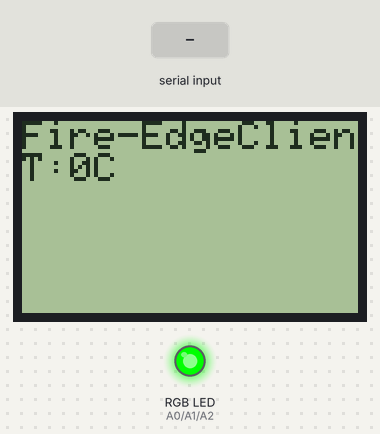
This sketch was run on a simulated Arduino Nano, built with avr-gcc and run on an emulated ATmega328P. Shown: 84×48 one-colour display, an RGB LED mixed from three pins (HIGH = lit). Inputs (shaded band) come from the test bench. What the sketch prints to the serial monitor is not drawn.

Above: at 7.2 s.
7.3 s: "PMcount2.5:\n" received over the second serial link
Timing chart, 0 to 10.3 s (numbered marks = the images above; inputs shaded):
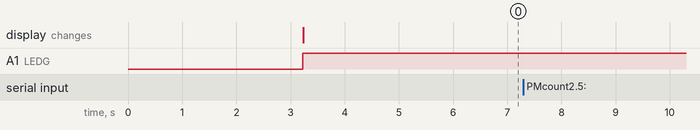

Measured:
- after the input at 7.3 s, every drawn part: stays the same

The sketch:

nano-zibgee-pm96.ino
```cpp
//======== [ Zigbee - Send Data ] ======== //
#include <SoftwareSerial.h>
//SoftwareSerial UART (1,0);
//------------------------ [Zigbee - 傳送封包Data]------------------------//
//---ZigbeeDataTest: Leftaddress=[0x61.0x33]-Right=address=[0x70.0x35]---//
byte STM32HostID[]     = {0xFE,0x05,0x91,0x90,0x10,0x2D,0x00,0xFF}; //本機[Send-Data]
byte ZigbeeRightTest[] = {0xFE,0x05,0x91,0x90,0x70,0x35,0x00,0xFF}; //本機[Send-Data]
byte ZigbeeSendTest[]  = {0xFE,0x05,0x91,0x20,0x61,0x33,0x05,0xFF}; //本機[LED-TEST]
int ArrayNoise;
//------------------------ [LCD]------------------------//
#include <PCD8544.h>
static PCD8544 lcd;
//------------------------ [PM2.5]------------------------//
#define SOFT_TX 12
#define SOFT_RX 2
// [ PMSx003xx TX ] to [ Arduino PIN 11 ]
SoftwareSerial mySerial(SOFT_RX, SOFT_TX); // RX, TX
unsigned char gucRxBuf[100];
unsigned int pmcount25;
//------------------------ [RGB]------------------------//
#define LEDR A0
#define LEDG A1
#define LEDB A2
int out;

void setup() {
  Serial.begin(115200);
  //UART.begin(9600);
  mySerial.begin(9600);
  lcd.begin(84, 48);
  pinMode(LEDR, OUTPUT);
  pinMode(LEDG, OUTPUT);
  pinMode(LEDB, OUTPUT);
}
void loop() {
  int average=0;
int pm=0;
  float temp;
  float humi;
  if(mySerial.available()){
    delay(100);
    unsigned char i=0;
    while(mySerial.available()){
      gucRxBuf[i] = mySerial.read();
      i++;
    }
    if (((gucRxBuf[0]==0x42)&&(gucRxBuf[1]==0x4d))&&(i>=12)){
      int chksum=0;
      unsigned char DTL=(gucRxBuf[2]<<8)+gucRxBuf[3];
      for(unsigned char i=0;i<(DTL+2);i++){chksum += gucRxBuf[i];}
      unsigned char csH = (chksum>>8);
      unsigned char csL = (chksum&0xFF);
      if((csH==gucRxBuf[DTL+2])&&(csL==gucRxBuf[DTL+3])){
        //Serial.println("========= PMS5003T =========");
        pmcount25=gucRxBuf[22]*256+gucRxBuf[23];
        temp=(float)(gucRxBuf[24]*256+gucRxBuf[25])/10;
        humi=(float)(gucRxBuf[26]*256+gucRxBuf[27])/10;
        //Serial.print("PMcount2.5:");
        //Serial.println(pmcount25);
        //Serial.print("Temperature:");
        //Serial.print(temp,1);
        //Serial.println(" C");
        //Serial.print("Humidity:");
        //Serial.print(humi,1);
        //Serial.println(" %");
      }
    }
  }
 for(int i=0;i<2;i++){
  average+=temp;
  pm+=pmcount25;
   delay(100);
  }
  average=average/2;
  pm=pm/2;
if (average<=28){
       out=0x01;
       STM32HostID[6]=out;
       Serial.write(STM32HostID, sizeof(STM32HostID));
       delay(3000);
       Serial.write(ZigbeeSendTest, sizeof(ZigbeeSendTest));
       digitalWrite(LEDR, LOW);
       digitalWrite(LEDG, HIGH);
       digitalWrite(LEDB, LOW);
}else if(average>=29){
         out=0x02;
         STM32HostID[6]=out;
         Serial.write(STM32HostID, sizeof(STM32HostID));
         delay(3000);
         Serial.write(ZigbeeSendTest, sizeof(ZigbeeSendTest));
         digitalWrite(LEDR, HIGH);
         digitalWrite(LEDG, LOW);
         digitalWrite(LEDB, LOW);
         }
  lcd.setCursor(0, 0);
  lcd.print("Fire-EdgeClient");
  lcd.setCursor(0,1);
  lcd.print("T:");
  lcd.print(average);
  lcd.print("C");
}
```
